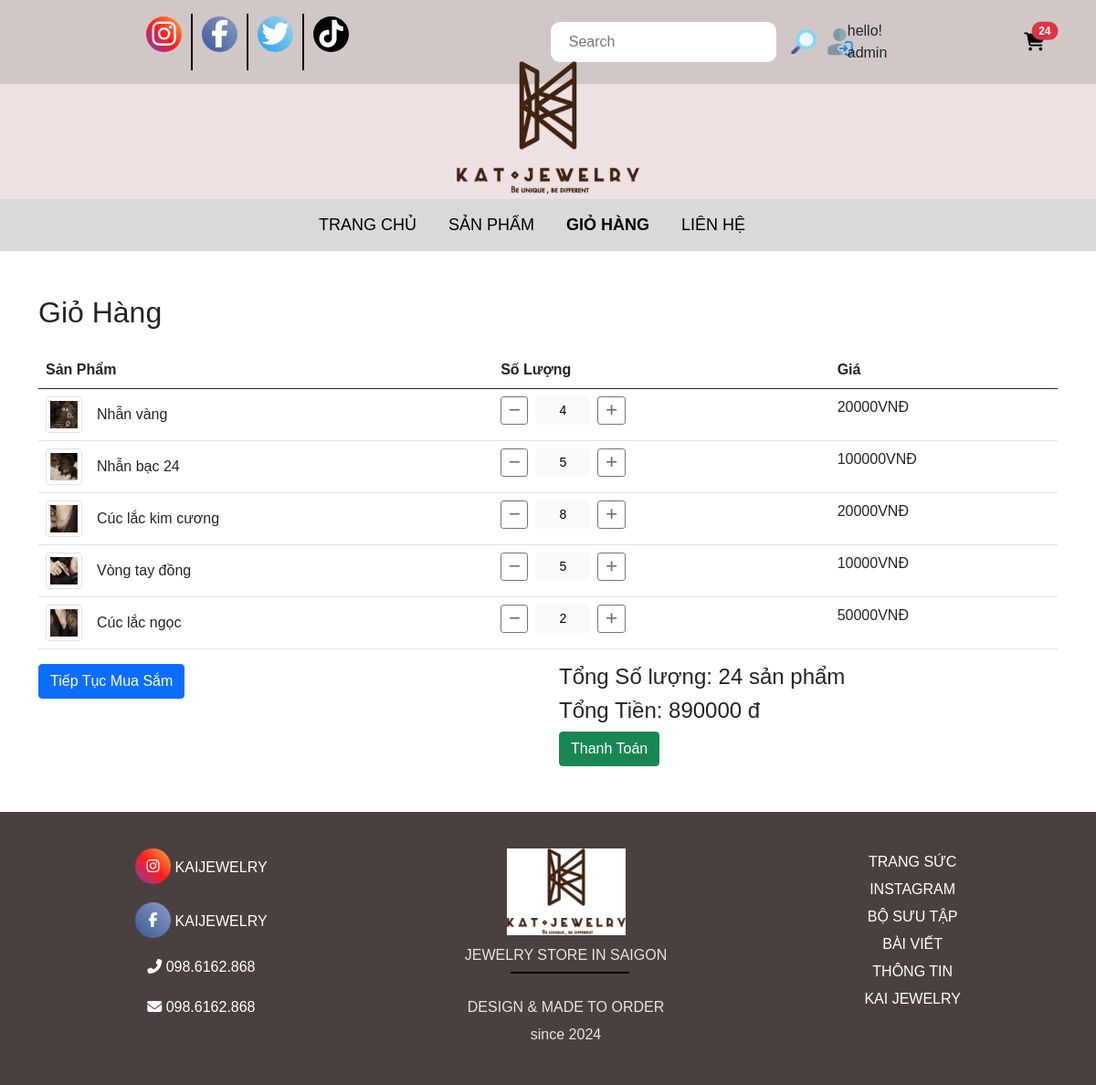
/cart/ (signed in), run on an earlier commit of the app's database.
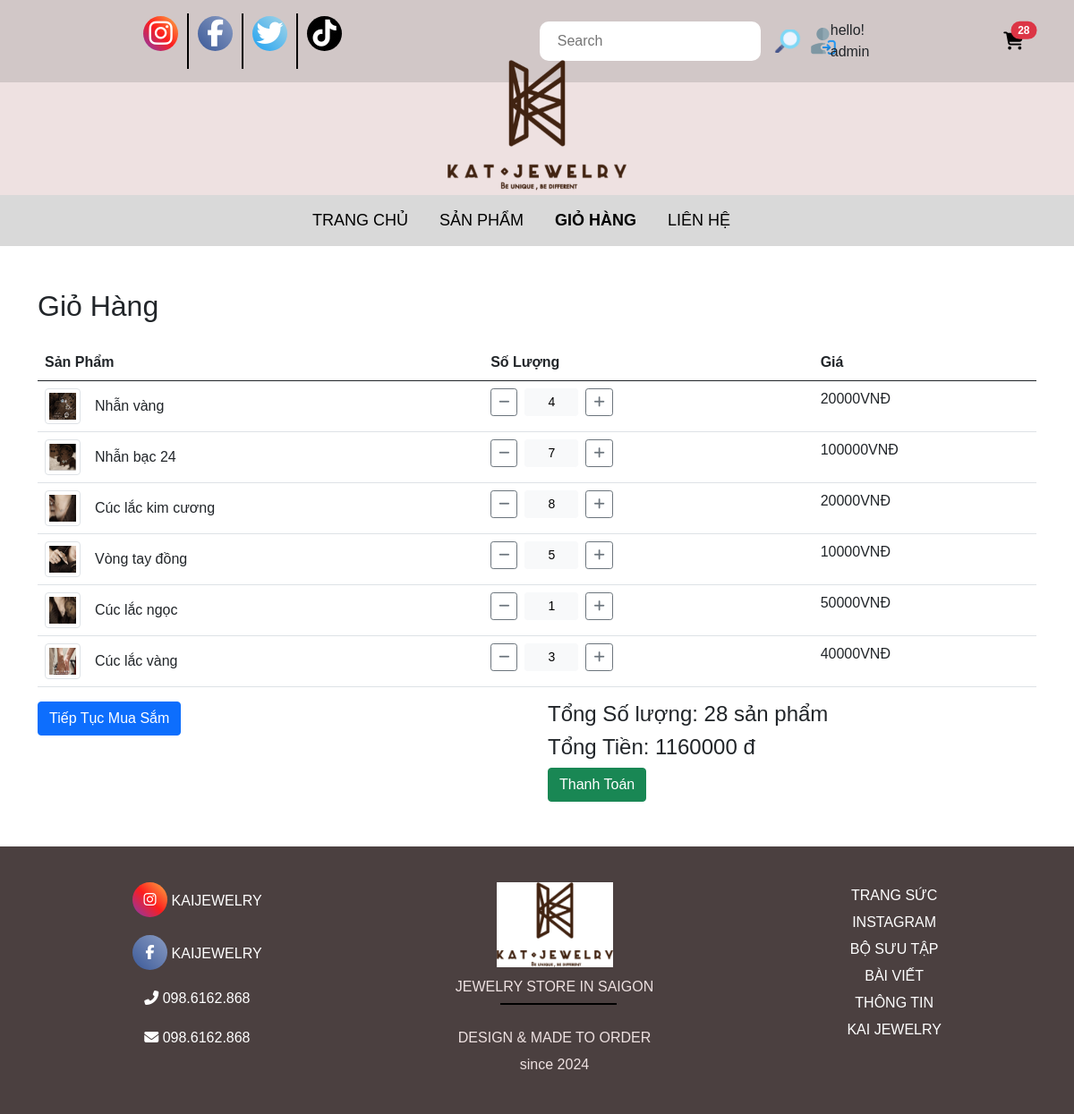
And on a later commit of the database.
### apps/models.py (models this page shows, shortened)
class OrderItem(models.Model):
    product = models.ForeignKey(Product, on_delete=models.SET_NULL,blank = True, null = True)
    order = models.ForeignKey(Order, on_delete=models.SET_NULL,blank = True, null = True)
    quantity = models.IntegerField(default=0, null = True, blank= True)
    date_added = models.DateTimeField(auto_now_add=True)
    @property
    def get_total(self):
        total = self.product.price * self.quantity
        return total

class Product(models.Model):
    category = models.ManyToManyField(Category, related_name='product')
    name = models.CharField(max_length=200, null=True)
    price = models.IntegerField()
    detail =models.TextField(null=True, blank = True)
    image = models.ImageField(null =True, blank = True)
    @property
    def ImageURL(self):
        try:
            url = self.image.url
        except:
            url = ''
        return url

class Order(models.Model):
    customer = models.ForeignKey(User, on_delete=models.SET_NULL, blank=True, null=True)
    date_order = models.DateTimeField(auto_now_add=True)
    complete = models.BooleanField(default=False, null= True, blank = True)
    transaction_id = models.CharField(max_length=200, null = True)
    @property
    def get_cart_items(self):
        orderitems = self.orderitem_set.all()
        total = sum([item.quantity for item in orderitems])
        return total
    @property
    def get_cart_total(self):
        orderitems = self.orderitem_set.all()
        total = sum([item.get_total for item in orderitems])
        return total

### apps/views.py (the view)
# urls.py: path('cart/', views.cart, name='cart'),  # Giỏ hàng
def cart(request):
  if request.user.is_authenticated:
     customer = request.user
     order, created = Order.objects.get_or_create(customer = customer, complete = False)
     items = order.orderitem_set.all()
     cartItems = order.get_cart_items
     user_login = "show"
     user_not_login = "hidden"
  else:
     items = []
     order = {'get_cart_items' : 0 , 'get_cart_total':0}
     cartItems = order['get_cart_items']
     user_login = "hidden"
     user_not_login = "show"
  context = {'items' :items,
             "order" : order,
             'user_login': user_login,
             'user_not_login':user_not_login,
             'cartItems':cartItems,
             }
  return render(request, 'cart.html', context)

### apps/templates/cart.html (shortened to what the changed rows need)
{%load static%}
<!DOCTYPE html>
<html lang="en">
  <head>
    <link rel="stylesheet" href="https://cdnjs.cloudflare.com/ajax/libs/font-awesome/6.7.2/css/all.min.css" />
    <link rel="stylesheet" href="{% static 'css/bootstrap.min.css' %}" />
    <link rel="stylesheet" href="{% static 'css/style.css' %}" />
  </head>
  <body>
    <div class="header">
      <div class="support-bar">
        <div class="form-inline my-2 my-lg-0 position-relative">
          <a id="cart-icon" href="{% url 'cart' %}" class="text-decoration-none">
            <i class="fa-solid fa-cart-shopping fa-lg"></i>
          </a>
          <span id="cart-total" class="position-absolute top-0 start-100 translate-middle badge rounded-pill bg-danger"> {{cartItems}} </span>
        </div>
      </div>
    </div>
    <div class="hero">
      <div class="container mt-5">
        <h2 class="mb-4">Giỏ Hàng</h2>
        <table class="table">
          <thead>
            <tr>
              <th scope="col ">Sản Phẩm</th>
              <th scope="col">Số Lượng</th>
              <th scope="col">Giá</th>
            </tr>
          </thead>
          <tbody>
            {%for item in items%}
            <tr>
              <td>
                <div class="d-flex align-items-center">
                  <img src="{{ item.product.ImageURL }}" class="img-thumbnail me-3" style="width: 40px; height: 40px" />
                  <span>{{ item.product.name }}</span>
                </div>
              </td>
              <td>
                <div class="d-flex align-items-center">
                  <button data-product="{{item.product.id}}" data-action="remove" class="btn btn-outline-secondary btn-sm update-cart" data-id="{{ item.id }}" data-action="decrease">
                    <i class="fa fa-minus"></i>
                  </button>
                  <button class="btn btn-light btn-sm mx-2 text-center" style="width: 60px" data-id="{{ item.id }}">{{ item.quantity }}</button>
                  <button data-product="{{item.product.id}}" data-action="add" class="btn btn-outline-secondary btn-sm update-cart" data-id="{{ item.id }}" data-action="increase">
                    <i class="fa fa-plus"></i>
                  </button>
                </div>
              </td>
              <td>{{item.product.price}}VNĐ</td>
            </tr>
            {% endfor %}
          </tbody>
        </table>
        <div class="row">
          <div class="col-md-6 text-right">
            <h4>Tổng Số lượng: <span id="total-price">{{ order.get_cart_items }} sản phẩm</span></h4>
            <h4>Tổng Tiền: <span id="total-price">{{ order.get_cart_total }} đ</span></h4>
          </div>
        </div>
      </div>
    </div>
  </body>
</html>

What changed in the data, as far as the page shows it:
changed OrderItem "Nhẫn bạc 24": quantity "5" → "7"
changed OrderItem "Cúc lắc ngọc": quantity "2" → "1"
added OrderItem: product.ImageURL (picture), product.name "Cúc lắc vàng", quantity "3", product.price "40000"
changed through a linked row, Order: get_cart_items "24" → "28"; get_cart_total "890000" → "1160000"
Also different on the page:
{{ cartItems }}: "24" → "28"
